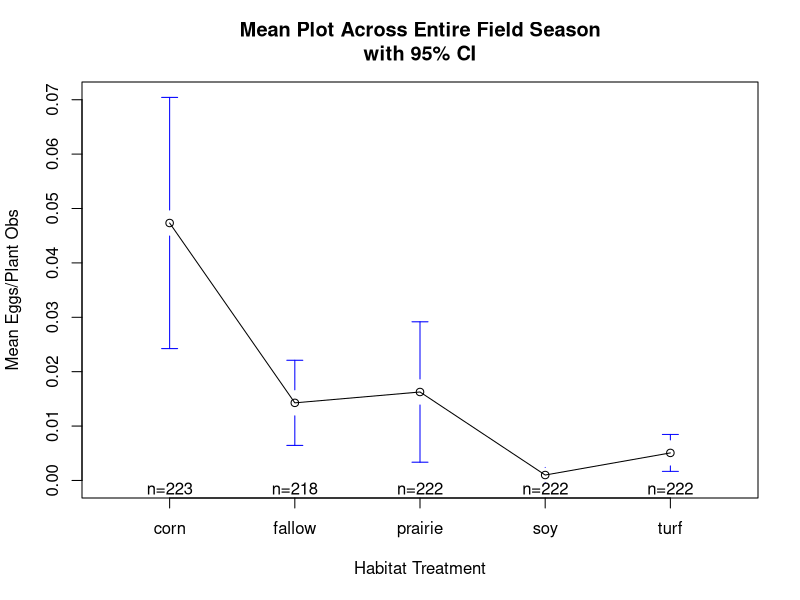

The R source for this figure: (Note: this script raises an error after producing the figure.)

oviposition<-read.csv(file="oviposition.csv", header=TRUE) #read in oviposition file

oviposition<-na.omit(oviposition) #get rid of na's. There were several incidents when we were unable to count eggs (broken plants, plants were covered by exclosures, etc)

#install and use the ddply function to average across subsamples (individual plants within plant patches)
library(plyr)
oviposition.avg <-ddply(oviposition, .(treatment, date, time, block, deployment), summarize, monarch_eggs.mean=mean(monarch_eggs))

#make block, date, time, deployment into a factor
oviposition.avg$block <- as.factor(oviposition.avg$block)
oviposition.avg$date <- as.factor(oviposition.avg$date)
oviposition.avg$time <- as.factor(oviposition.avg$time)
oviposition.avg$deployment <- as.factor(oviposition.avg$deployment)

#do the anova using glm function
result <- glm(monarch_eggs.mean ~ block + treatment, data=oviposition.avg)
aov(result)
summary(aov(result))
TukeyHSD(aov(result))

#make the mean plot
library(gplots)
plotmeans(monarch_eggs.mean~treatment,xlab="Habitat Treatment",
          ylab="Mean Eggs/Plant Obs", main="Mean Plot Across Entire Field Season\nwith 95% CI", data=oviposition.avg)

#make date and time variables factors
as.factor(oviposition.avg$date)
as.factor(oviposition.avg$time)

#rerun anova with date and time as covariates
result_covariates <- glm(monarch_eggs.mean ~ block + treatment + date + time, data=oviposition.avg)
aov(result_covariates)
summary(aov(result_covariates))
TukeyHSD(aov(result_covariates))
#rerun this with poisson distribution
result_covariates.poisson <- glm(monarch_eggs.mean ~ block + treatment + date + time, data=oviposition.avg, family = poisson())
aov(result_covariates.poisson)
summary(aov(result_covariates.poisson))
TukeyHSD(aov(result_covariates.poisson))

#need to use ddply to compute summary stats for plotting

oviposition.summary<-ddply(oviposition.avg, .(treatment, deployment), summarize,
                           N=length(monarch_eggs.mean),
                           mean=mean(monarch_eggs.mean),
                           sd   = sd(monarch_eggs.mean),
                           se   = sd / sqrt(N) )

head(oviposition.summary)

#make a bar plot with ggplot
# Error bars represent standard error of the mean
#cols is my personalized colour palette.
cols <- c("gold2", "firebrick1", "yellowgreen", "mediumpurple", "dodgerblue2" )
ggplot(oviposition.summary, aes(x=treatment, y=mean, fill=treatment)) + 
  geom_bar(position=position_dodge(), stat="identity", size=.3, fill=cols) +
  geom_errorbar(aes(ymin=mean-se, ymax=mean+se), width=.2, position=position_dodge(.9)) +
  scale_color_manual(values=cols)+
  ylab("monarch eggs / plant obervation" )+
  ggtitle("Monarch Butterfly oviposition by Habitat with SE Bars") +
  theme(panel.background = element_blank())









#Doug asked me to redo the ANOVA with only the third egg check
oviposition.deployment3<-subset(oviposition, deployment==3)

#install and use the ddply function to average across subsamples (individual plants within plant patches)
oviposition.deployment3.avg <-ddply(oviposition.deployment3, .(treatment, date, time, block), summarize, monarch_eggs.mean=mean(monarch_eggs))

#make block, date, and time into a factor
oviposition.deployment3.avg$block <- as.factor(oviposition.deployment3.avg$block)
oviposition.deployment3.avg$date <- as.factor(oviposition.deployment3.avg$date)
oviposition.deployment3.avg$time <- as.factor(oviposition.deployment3.avg$time)

#do the anova using glm function
result.deployment3 <- glm(monarch_eggs.mean ~ block + treatment, data=oviposition.deployment3.avg)
aov(result.deployment3)
summary(aov(result.deployment3))
TukeyHSD(aov(result.deployment3))

#make the mean plot
library(gplots)
plotmeans(monarch_eggs.mean~treatment,xlab="Habitat Treatment",
          ylab="Mean Eggs/Plant Obs", main="Mean Plot Across Entire Field Season\nwith 95% CI", data=oviposition.deployment3.avg)

#make date and time variables factors
as.factor(oviposition.deployment3.avg$date)
as.factor(oviposition.deployment3.avg$time)

#rerun anova with date and time as covariates
result_covariates.deployment3 <- glm(monarch_eggs.mean ~ block + treatment + date + time, data=oviposition.deployment3.avg)
aov(result_covariates.deployment3)
summary(aov(result_covariates.deployment3))
TukeyHSD(aov(result_covariates.deployment3))
#rerun this with poisson distribution
result_covariates.deployment3.poisson <- glm(monarch_eggs.mean ~ block + treatment + date + time, data=oviposition.deployment3.avg, family = poisson())
aov(result_covariates.deployment3.poisson)
summary(aov(result_covariates.deployment3.poisson))
TukeyHSD(aov(result_covariates.deployment3.poisson))

#need to use ddply to compute summary stats for plotting

oviposition.deployment3.summary<-ddply(oviposition.deployment3.avg, .(treatment), summarize,
                                       N=length(monarch_eggs.mean),
                                       mean=mean(monarch_eggs.mean),
                                       sd   = sd(monarch_eggs.mean),
                                       se   = sd / sqrt(N) )

head(oviposition.deployment3.summary)

#make a bar plot with ggplot
# Error bars represent standard error of the mean
#cols is my personalized colour palette.
cols <- c("gold2", "firebrick1", "yellowgreen", "mediumpurple", "dodgerblue2" )
ggplot(oviposition.deployment3.summary, aes(x=treatment, y=mean, fill=treatment)) + 
  geom_bar(position=position_dodge(), stat="identity", size=.3, fill=cols) +
  geom_errorbar(aes(ymin=mean-se, ymax=mean+se), width=.2, position=position_dodge(.9)) +
  scale_color_manual(values=cols)+
  ylab("monarch eggs / plant obervation" )+
  ggtitle("Monarch Butterfly oviposition.deployment3 by Habitat with SE Bars") +
  theme(panel.background = element_blank())





#making individual bar plots for deployments 1 & 2
#trying to facet it...
cols <- c("gold2", "firebrick1", "yellowgreen", "mediumpurple", "dodgerblue2" )
ggplot(oviposition.summary, aes(x=treatment, y=mean, fill=treatment)) + 
  geom_bar(position=position_dodge(), stat="identity", size=.3, fill=cols) +
  geom_errorbar(aes(ymin=mean-se, ymax=mean+se), width=.2, position=position_dodge(.9)) +
  scale_color_manual(values=cols)+
  ylab("monarch eggs / plant obervation" )+
  ggtitle("Monarch Butterfly oviposition by Habitat with SE Bars") +
  theme(panel.background = element_blank())+
  facet_wrap(~deployment)


#doing it the long way...
oviposition.deployment1<-subset(oviposition, deployment==1)
oviposition.deployment2<-subset(oviposition, deployment==2)

#install and use the ddply function to average across subsamples (individual plants within plant patches)
oviposition.deployment1.avg <-ddply(oviposition.deployment1, .(treatment, date, time, block), summarize, monarch_eggs.mean=mean(monarch_eggs))
oviposition.deployment2.avg <-ddply(oviposition.deployment2, .(treatment, date, time, block), summarize, monarch_eggs.mean=mean(monarch_eggs))

#make block, date, and time into a factor
oviposition.deployment1.avg$block <- as.factor(oviposition.deployment1.avg$block)
oviposition.deployment1.avg$date <- as.factor(oviposition.deployment1.avg$date)
oviposition.deployment1.avg$time <- as.factor(oviposition.deployment1.avg$time)

oviposition.deployment2.avg$block <- as.factor(oviposition.deployment2.avg$block)
oviposition.deployment2.avg$date <- as.factor(oviposition.deployment2.avg$date)
oviposition.deployment2.avg$time <- as.factor(oviposition.deployment2.avg$time)

#need to use ddply to compute summary stats for plotting

oviposition.deployment1.summary<-ddply(oviposition.deployment1.avg, .(treatment), summarize,
                                       N=length(monarch_eggs.mean),
                                       mean=mean(monarch_eggs.mean),
                                       sd   = sd(monarch_eggs.mean),
                                       se   = sd / sqrt(N) )

oviposition.deployment2.summary<-ddply(oviposition.deployment2.avg, .(treatment), summarize,
                                       N=length(monarch_eggs.mean),
                                       mean=mean(monarch_eggs.mean),
                                       sd   = sd(monarch_eggs.mean),
                                       se   = sd / sqrt(N) )

#make a bar plot with ggplot
#cols is my personalized colour palette.
cols <- c("gold2", "firebrick1", "yellowgreen", "mediumpurple", "dodgerblue2" )
ggplot(oviposition.deployment1.summary, aes(x=treatment, y=mean, fill=treatment)) + 
  geom_bar(position=position_dodge(), stat="identity", size=.3, fill=cols) +
  scale_color_manual(values=cols)+
  ylab("monarch eggs / plant obervation" )+
  ggtitle("Monarch Butterfly oviposition.deployment1 by Habitat with SE Bars") +
  theme(panel.background = element_blank())

ggplot(oviposition.deployment2.summary, aes(x=treatment, y=mean, fill=treatment)) + 
  geom_bar(position=position_dodge(), stat="identity", size=.3, fill=cols) +
  geom_errorbar(aes(ymin=mean-se, ymax=mean+se), width=.2, position=position_dodge(.9)) +
  scale_color_manual(values=cols)+
  ylab("monarch eggs / plant obervation" )+
  ggtitle("Monarch Butterfly oviposition.deployment2 by Habitat with SE Bars") +
  theme(panel.background = element_blank())
